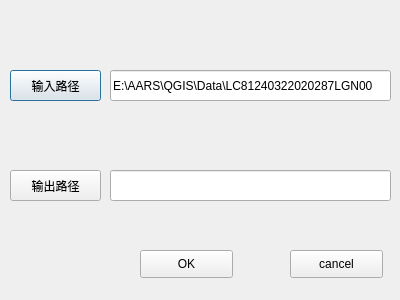
<?xml version="1.0" encoding="UTF-8"?>
<ui version="4.0">
 <class>Dialog</class>
 <widget class="QDialog" name="Dialog">
  <property name="geometry">
   <rect>
    <x>0</x>
    <y>0</y>
    <width>400</width>
    <height>300</height>
   </rect>
  </property>
  <property name="windowTitle">
   <string>LandSat-8大气校正</string>
  </property>
  <property name="windowIcon">
   <iconset resource="../resources/MyRc.qrc">
    <normaloff>:/ico/大气校正.ico</normaloff>:/ico/大气校正.ico</iconset>
  </property>
  <widget class="QPushButton" name="pushButton_input">
   <property name="geometry">
    <rect>
     <x>10</x>
     <y>70</y>
     <width>91</width>
     <height>31</height>
    </rect>
   </property>
   <property name="text">
    <string>输入路径</string>
   </property>
  </widget>
  <widget class="QLineEdit" name="lineEdit_input">
   <property name="geometry">
    <rect>
     <x>110</x>
     <y>70</y>
     <width>281</width>
     <height>31</height>
    </rect>
   </property>
   <property name="text">
    <string>E:\AARS\QGIS\Data\LC81240322020287LGN00</string>
   </property>
  </widget>
  <widget class="QPushButton" name="pushButton_output">
   <property name="geometry">
    <rect>
     <x>10</x>
     <y>170</y>
     <width>91</width>
     <height>31</height>
    </rect>
   </property>
   <property name="text">
    <string>输出路径</string>
   </property>
  </widget>
  <widget class="QLineEdit" name="lineEdit_output">
   <property name="geometry">
    <rect>
     <x>110</x>
     <y>170</y>
     <width>281</width>
     <height>31</height>
    </rect>
   </property>
  </widget>
  <widget class="QPushButton" name="pushButton_ok">
   <property name="geometry">
    <rect>
     <x>140</x>
     <y>250</y>
     <width>93</width>
     <height>28</height>
    </rect>
   </property>
   <property name="text">
    <string>OK</string>
   </property>
  </widget>
  <widget class="QPushButton" name="pushButton_cancel">
   <property name="geometry">
    <rect>
     <x>290</x>
     <y>250</y>
     <width>93</width>
     <height>28</height>
    </rect>
   </property>
   <property name="text">
    <string>cancel</string>
   </property>
  </widget>
 </widget>
 <resources>
  <include location="../resources/MyRc.qrc"/>
 </resources>
 <connections/>
</ui>
